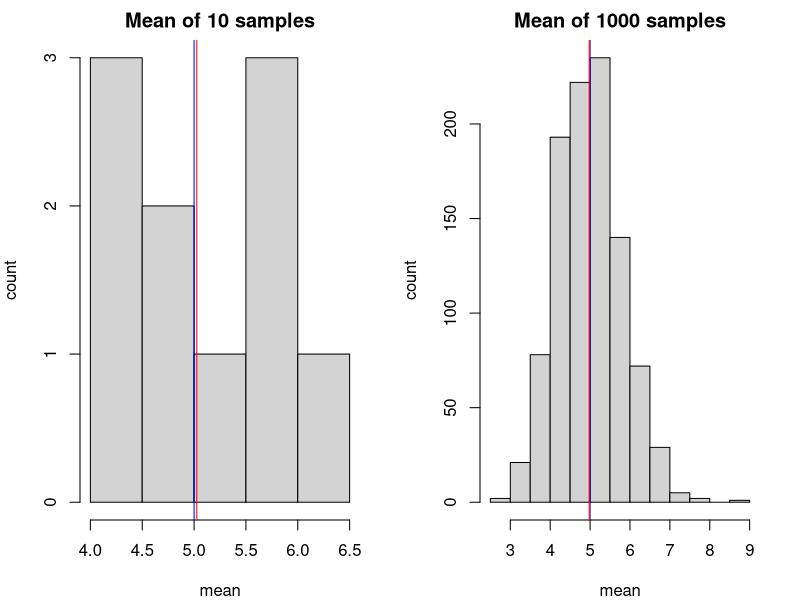
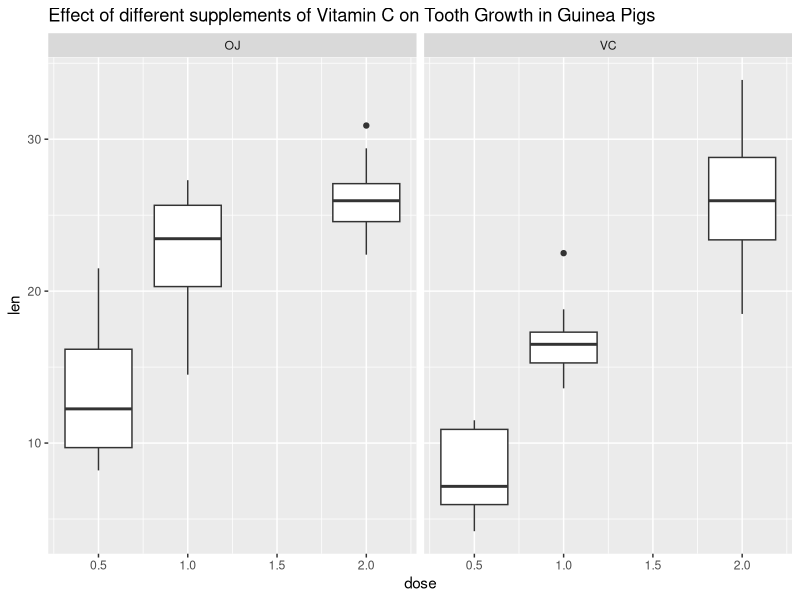

Generate these figures, in order, with R:
## ---- chunk 1
knitr::opts_chunk$set(echo = TRUE)
## ---- chunk 2
set.seed(512)
mean_data <- NULL
for( i in 1:1000)
  mean_data <- c(mean_data , mean(rexp(40,0.2)))
## ---- chunk 3
sample_mean <- mean(mean_data)
sample_sd <- sd(mean_data)
c(sample_mean,sample_sd)
## ---- chunk 4
par(mfrow = c(1,2) , mar = c(4,4,2,2))
hist(mean_data[1:10] ,xlab= "mean", ylab="count", main="Mean of 10 samples", border = "black")
abline(v=5.0, col="blue")
abline(v=mean(mean_data[1:10]), col="red")
hist(mean_data , xlab="mean", ylab="count", main = "Mean of 1000 samples",border = "black")
abline(v=5.0 , col="blue")
abline(v=sample_mean , col ="red")

## ---- chunk 5
lambda <- 0.2
population_sd <- 1/lambda
populationsize <- 40
theoretical_sample_sd <- population_sd/ sqrt(populationsize)
c(sample_sd,theoretical_sample_sd)
## ---- chunk 6
summary(ToothGrowth)
## ---- chunk 7
library(ggplot2)
ggplot(data = ToothGrowth, aes(dose, len ) ) + 
    geom_boxplot(mapping=aes(group=dose) ) + 
    facet_wrap(~ supp, nrow=1) +
    labs(title="Effect of different supplements of Vitamin C on Tooth Growth in Guinea Pigs")

## ---- chunk 8
library(dplyr)
oj_0_5 <- filter(ToothGrowth ,supp=="OJ" , dose==0.5)$len
vc_0_5 <-filter(ToothGrowth ,supp=="VC" , dose==0.5)$len
t.test(oj_0_5 - vc_0_5 , paired = FALSE)
## ---- chunk 9
oj_1 <- filter(ToothGrowth ,supp=="OJ" , dose==1)$len
vc_1 <-filter(ToothGrowth ,supp=="VC" , dose==1)$len
t.test(oj_1 - vc_1 , paired = FALSE)
## ---- chunk 10
oj_2 <- filter(ToothGrowth ,supp=="OJ" , dose==2)$len
vc_2 <-filter(ToothGrowth ,supp=="VC" , dose==2)$len
t.test(oj_2 - vc_2 , paired = FALSE)
